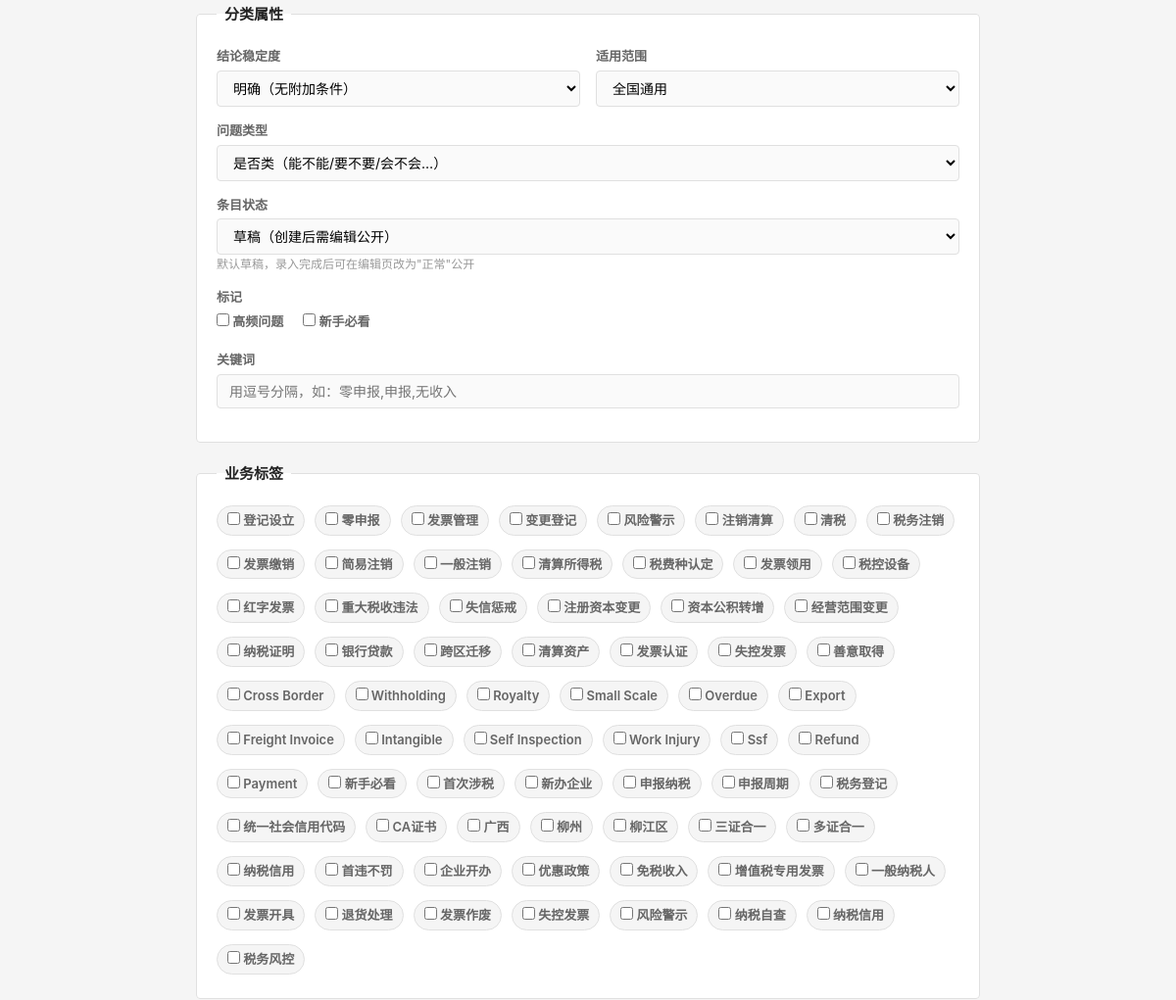
Page /question/new (signed in, middle part) on the earlier database version.
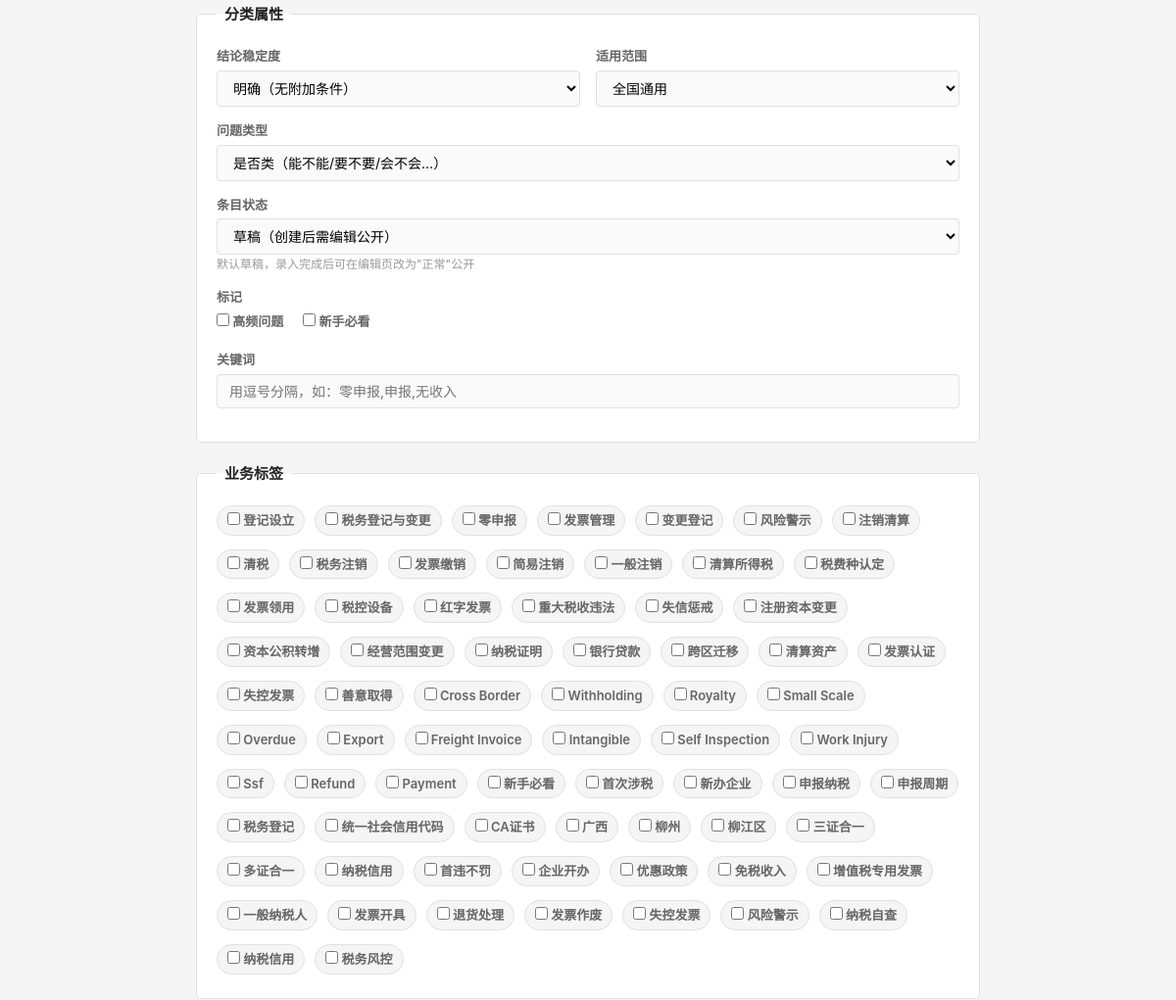
Same page on the later database version.
### tables this page shows
CREATE TABLE tag_dict (
    id              INTEGER PRIMARY KEY AUTOINCREMENT,
    tag_code        TEXT NOT NULL UNIQUE,
    tag_name        TEXT NOT NULL,
    tag_category    TEXT,
    parent_id       INTEGER,
    display_order   INTEGER NOT NULL DEFAULT 1,
    status          TEXT NOT NULL DEFAULT 'active',

    FOREIGN KEY (parent_id) REFERENCES tag_dict(id) ON DELETE SET NULL
);

### backend/app.py (the view, shortened to what this page needs)
    @app.route('/question/new', methods=['GET', 'POST'])
    @admin_required
    def new_question():
        from services.question_service import QuestionService
        svc = QuestionService()
        stages = svc.get_stages()
        modules = svc.get_modules()
        all_tags = svc.get_all_tags()
        business_tags = [t for t in all_tags if t['tag_category'] == 'business']
        all_policies = svc.get_all_policies()
        return render_template('new_question.html',
                               stages=stages, modules=modules,
                               business_tags=business_tags,
                               all_policies=all_policies)

### backend/services/question_service.py (called while the page is built)
    def _query(self, sql, params=None):
        conn = sqlite3.connect(self.db_path)
        conn.execute("PRAGMA foreign_keys = ON")
        conn.row_factory = sqlite3.Row
        cur = conn.cursor()
        if params:
            cur.execute(sql, params)
        else:
            cur.execute(sql)
        rows = cur.fetchall()
        conn.close()
        return [dict(r) for r in rows]

    def get_stages(self):
        return self._query("""
            SELECT tag_code, tag_name
            FROM tag_dict
            WHERE tag_category = 'stage'
            ORDER BY display_order
        """)

    def get_modules(self):
        return self._query("""
            SELECT tag_code, tag_name
            FROM tag_dict
            WHERE tag_category = 'module'
            ORDER BY display_order
        """)

    def get_all_tags(self):
        return self._query("""
            SELECT tag_code, tag_name, tag_category
            FROM tag_dict
            WHERE status = 'active'
            ORDER BY tag_category, display_order
        """)

### frontend/templates/new_question.html (shortened to what this page needs)
{% extends "base.html" %}
{% block main %}
<form action="/question/new" method="POST" class="question-form">
    <fieldset class="form-fieldset">
        <legend>分类属性</legend>
        <div class="form-row">
            <div class="form-group">
                <label for="answer_certainty">结论稳定度</label>
                <select name="answer_certainty" id="answer_certainty">
                    <option value="certain_clear">明确（无附加条件）</option>
                </select>
            </div>
            <div class="form-group">
                <label for="scope_level">适用范围</label>
                <select name="scope_level" id="scope_level">
                    <option value="scope_national">全国通用</option>
                </select>
            </div>
        </div>
        <div class="form-group">
            <label for="question_type">问题类型</label>
            <select name="question_type" id="question_type">
                <option value="type_whether">是否类（能不能/要不要/会不会…）</option>
            </select>
        </div>
        <div class="form-group">
            <label for="status">条目状态</label>
            <select name="status" id="status">
                <option value="draft" selected>草稿（创建后需编辑公开）</option>
            </select>
            <p class="field-hint">默认草稿，录入完成后可在编辑页改为"正常"公开</p>
        </div>
        <div class="form-group">
            <label>标记</label>
            <div class="checkbox-group">
                <label class="checkbox-label">
                    <input type="checkbox" name="high_frequency_flag" value="1"> 高频问题
                </label>
                <label class="checkbox-label">
                    <input type="checkbox" name="newbie_flag" value="1"> 新手必看
                </label>
            </div>
        </div>
        <div class="form-group">
            <label for="keywords">关键词</label>
            <input type="text" name="keywords" id="keywords" placeholder="用逗号分隔，如：零申报,申报,无收入">
        </div>
    </fieldset>
    {% if business_tags %}
    <fieldset class="form-fieldset">
        <legend>业务标签</legend>
        <div class="tag-checkboxes">
            {% for t in business_tags %}
            <label class="checkbox-label tag-checkbox">
                <input type="checkbox" name="tags" value="{{ t.tag_code }}"> {{ t.tag_name }}
            </label>
            {% endfor %}
        </div>
    </fieldset>
    {% endif %}
</form>
{% endblock %}

Differences in the rows shown:
now on this page (row edited): tag_dict: tag_name "税务登记与变更"
